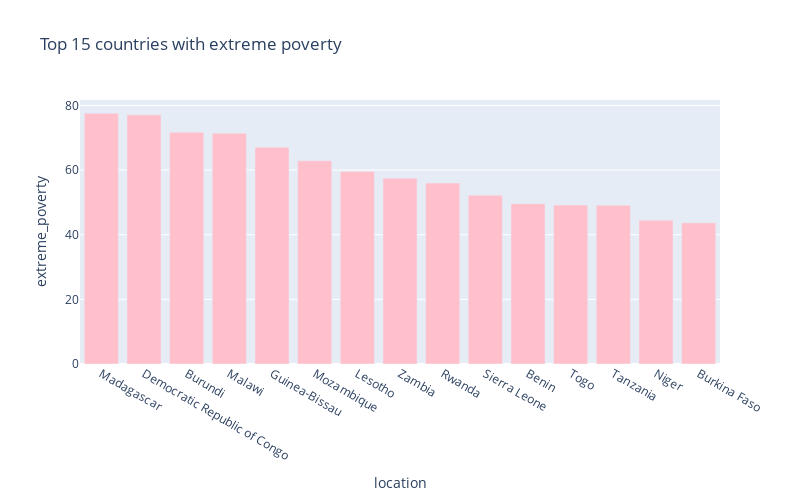

Notebook code for this chart:
### Markdown cell above
## Analysing extreme poverty and total numbers of deaths

### Code cell
sorted_country_df = data.sort_values('extreme_poverty', ascending= False)
px.bar(
    sorted_country_df.head(15),
    x = "location",
    y = "extreme_poverty",
    title= "Top 15 countries with extreme poverty", # the axis names
    color_discrete_sequence=["pink"], 
    height=500,
    width=800
)

### Figure 1 — Plotly figure (JSON) as saved in the notebook; plotly's stock layout.template omitted (floating-point values rounded to 4 significant figures)
{"data": [{"alignmentgroup": "True", "hovertemplate": "location=%{x}<br>extreme_poverty=%{y}<extra></extra>", "legendgroup": "", "marker": {"color": "pink"}, "name": "", "offsetgroup": "", "orientation": "v", "showlegend": false, "textposition": "auto", "type": "bar", "x": ["Madagascar", "Democratic Republic of Congo", "Burundi", "Malawi", "Guinea-Bissau", "Mozambique", "Lesotho", "Zambia", "Rwanda", "Sierra Leone", "Benin", "Togo", "Tanzania", "Niger", "Burkina Faso"], "xaxis": "x", "y": [77.6, 77.1, 71.7, 71.4, 67.1, 62.9, 59.6, 57.5, 56, 52.2, 49.6, 49.2, 49.1, 44.5, 43.7], "yaxis": "y"}], "layout": {"barmode": "relative", "height": 500, "legend": {"tracegroupgap": 0}, "title": {"text": "Top 15 countries with extreme poverty"}, "width": 800, "xaxis": {"anchor": "y", "domain": [0, 1], "title": {"text": "location"}}, "yaxis": {"anchor": "x", "domain": [0, 1], "title": {"text": "extreme_poverty"}}}}
